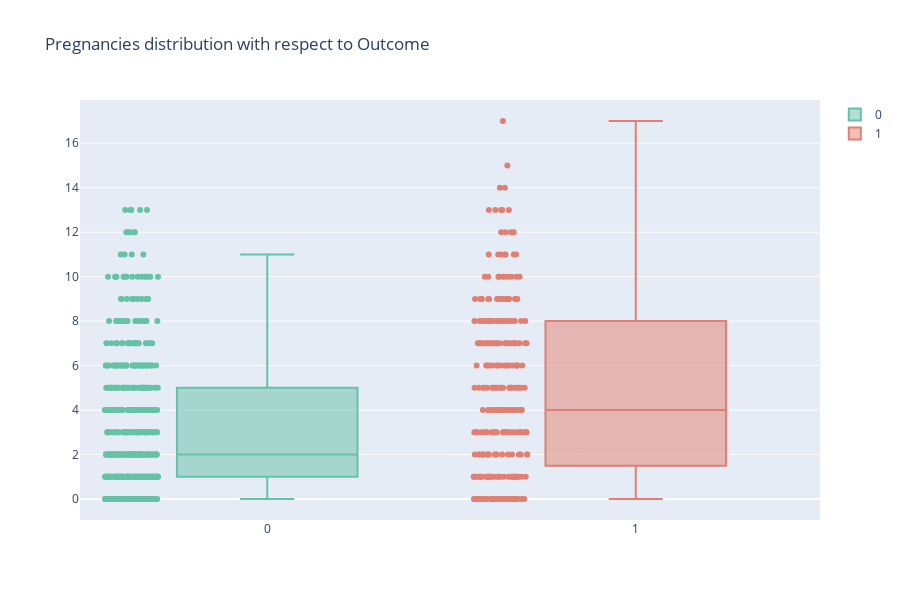
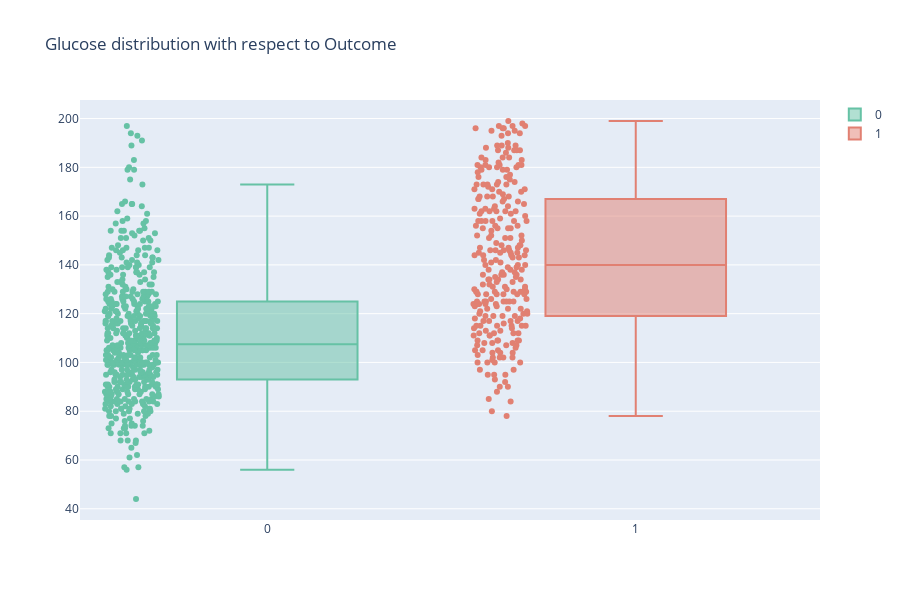
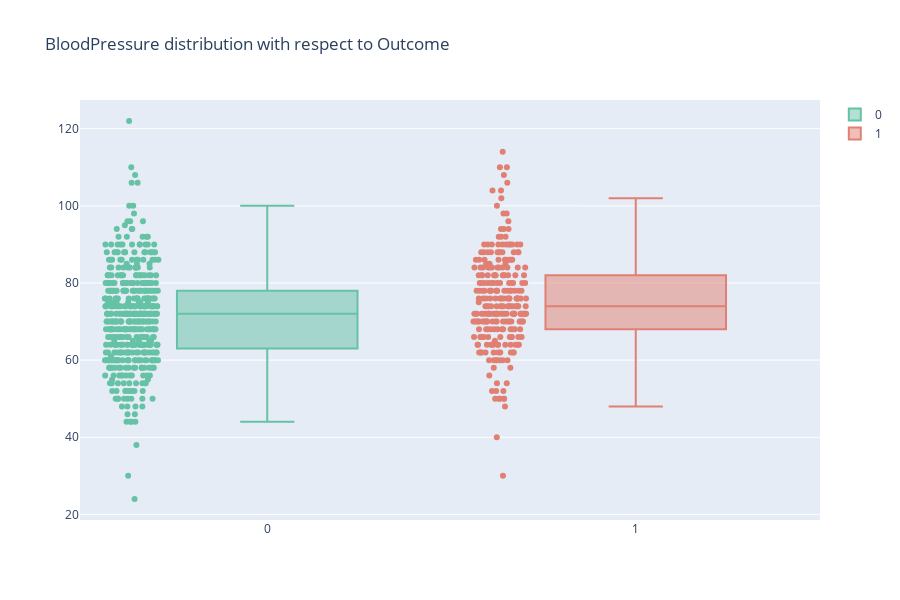
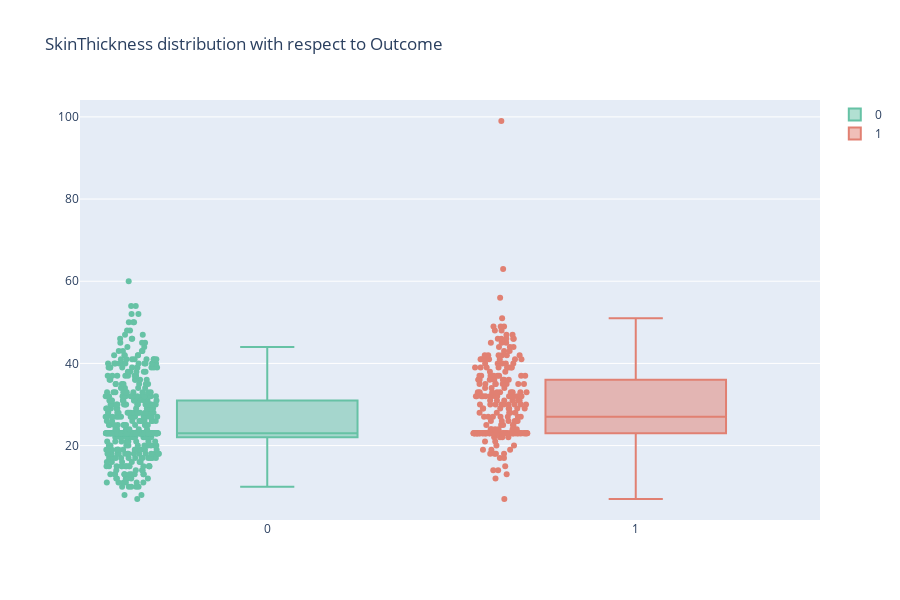

Notebook cell for these charts, in order:
### Code cell
columns = ['Pregnancies', 'Glucose', 'BloodPressure', 'SkinThickness', 'Insulin',
       'BMI', 'DiabetesPedigreeFunction', 'Age']

for column in data[columns]:
    visualization(column)

### Figure 1 — Plotly figure (JSON) as saved in the notebook; plotly's stock layout.template omitted (floating-point values rounded to 4 significant figures; data arrays with more than 128 entries replaced by an {"elided": "..."} marker saying what was removed)
{"data": [{"boxpoints": "all", "marker": {"color": "rgb(102, 194, 165)"}, "name": "0", "type": "box", "whiskerwidth": 0.3, "y": {"elided": "500 int values"}}, {"boxpoints": "all", "marker": {"color": "rgb(225, 128, 114)"}, "name": "1", "type": "box", "whiskerwidth": 0.3, "y": {"elided": "268 int values"}}], "layout": {"height": 600, "title": {"text": "Pregnancies distribution with respect to Outcome"}}}

### Figure 2 — Plotly figure (JSON) as saved in the notebook; plotly's stock layout.template omitted (floating-point values rounded to 4 significant figures; data arrays with more than 128 entries replaced by an {"elided": "..."} marker saying what was removed)
{"data": [{"boxpoints": "all", "marker": {"color": "rgb(102, 194, 165)"}, "name": "0", "type": "box", "whiskerwidth": 0.3, "y": {"elided": "500 int values"}}, {"boxpoints": "all", "marker": {"color": "rgb(225, 128, 114)"}, "name": "1", "type": "box", "whiskerwidth": 0.3, "y": {"elided": "268 int values"}}], "layout": {"height": 600, "title": {"text": "Glucose distribution with respect to Outcome"}}}

### Figure 3 — Plotly figure (JSON) as saved in the notebook; plotly's stock layout.template omitted (floating-point values rounded to 4 significant figures; data arrays with more than 128 entries replaced by an {"elided": "..."} marker saying what was removed)
{"data": [{"boxpoints": "all", "marker": {"color": "rgb(102, 194, 165)"}, "name": "0", "type": "box", "whiskerwidth": 0.3, "y": {"elided": "500 int values"}}, {"boxpoints": "all", "marker": {"color": "rgb(225, 128, 114)"}, "name": "1", "type": "box", "whiskerwidth": 0.3, "y": {"elided": "268 int values"}}], "layout": {"height": 600, "title": {"text": "BloodPressure distribution with respect to Outcome"}}}

### Figure 4 — Plotly figure (JSON) as saved in the notebook; plotly's stock layout.template omitted (floating-point values rounded to 4 significant figures; data arrays with more than 128 entries replaced by an {"elided": "..."} marker saying what was removed)
{"data": [{"boxpoints": "all", "marker": {"color": "rgb(102, 194, 165)"}, "name": "0", "type": "box", "whiskerwidth": 0.3, "y": {"elided": "500 int values"}}, {"boxpoints": "all", "marker": {"color": "rgb(225, 128, 114)"}, "name": "1", "type": "box", "whiskerwidth": 0.3, "y": {"elided": "268 int values"}}], "layout": {"height": 600, "title": {"text": "SkinThickness distribution with respect to Outcome"}}}
